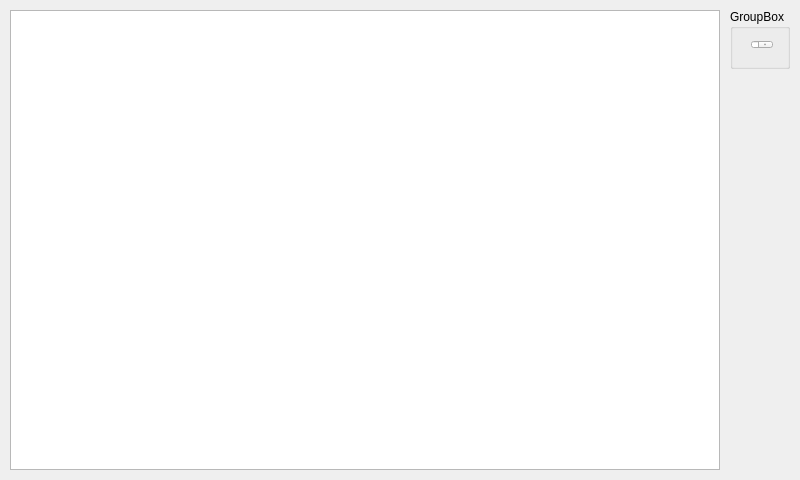
<?xml version="1.0" encoding="UTF-8"?>
<ui version="4.0">
 <class>Widget</class>
 <widget class="QWidget" name="Widget">
  <property name="geometry">
   <rect>
    <x>0</x>
    <y>0</y>
    <width>800</width>
    <height>480</height>
   </rect>
  </property>
  <property name="windowTitle">
   <string>Widget</string>
  </property>
  <widget class="View" name="graphicsView">
   <property name="geometry">
    <rect>
     <x>10</x>
     <y>10</y>
     <width>710</width>
     <height>460</height>
    </rect>
   </property>
  </widget>
  <widget class="QGroupBox" name="groupBox">
   <property name="geometry">
    <rect>
     <x>730</x>
     <y>9</y>
     <width>60</width>
     <height>60</height>
    </rect>
   </property>
   <property name="title">
    <string>GroupBox</string>
   </property>
   <widget class="QWidget" name="verticalLayoutWidget">
    <property name="geometry">
     <rect>
      <x>10</x>
      <y>20</y>
      <width>44</width>
      <height>31</height>
     </rect>
    </property>
    <layout class="QVBoxLayout" name="verticalLayout">
     <item>
      <widget class="QSpinBox" name="spinBox">
       <property name="minimum">
        <number>1</number>
       </property>
       <property name="maximum">
        <number>40</number>
       </property>
      </widget>
     </item>
    </layout>
   </widget>
  </widget>
 </widget>
 <layoutdefault spacing="6" margin="11"/>
 <customwidgets>
  <customwidget>
   <class>View</class>
   <extends>QGraphicsView</extends>
   <header>view.h</header>
   <slots>
    <slot>draw(int)</slot>
   </slots>
  </customwidget>
 </customwidgets>
 <resources/>
 <connections>
  <connection>
   <sender>spinBox</sender>
   <signal>valueChanged(int)</signal>
   <receiver>graphicsView</receiver>
   <slot>draw(int)</slot>
   <hints>
    <hint type="sourcelabel">
     <x>747</x>
     <y>58</y>
    </hint>
    <hint type="destinationlabel">
     <x>350</x>
     <y>239</y>
    </hint>
   </hints>
  </connection>
 </connections>
</ui>
